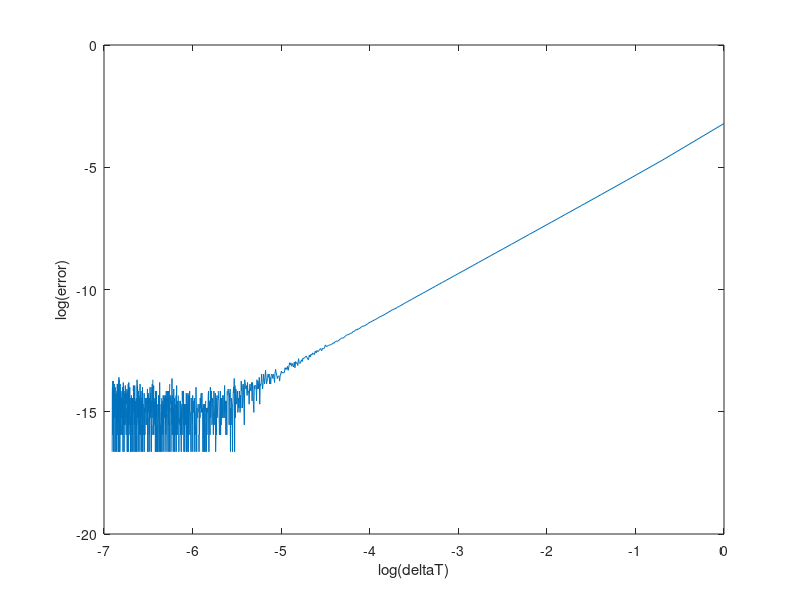

MATLAB code to generate this figure:
clc;                                               % Clears the screen
clear all;

totalT = 1;
k = 1;

for n = 1 : 1000
    deltaT(n) =single(totalT / n);
    x = 1;
    v = 0;
    a = single(- k * x);
    v = single(v + 1/2 *deltaT(n) * a);
    for i = 1 : n
        x = single(x + v * deltaT(n));
        a = single(-k * x);
        v = single(v + a * deltaT(n)); 
    end
    error(n) = abs(cos(totalT) - x);
end

x=log(deltaT);
y=log(error);
plot(x,y);
xlabel('log(deltaT)');ylabel('log(error)');
index = find(x>-4);
p = polyfit(x(index), y(index),1);
p(1)

